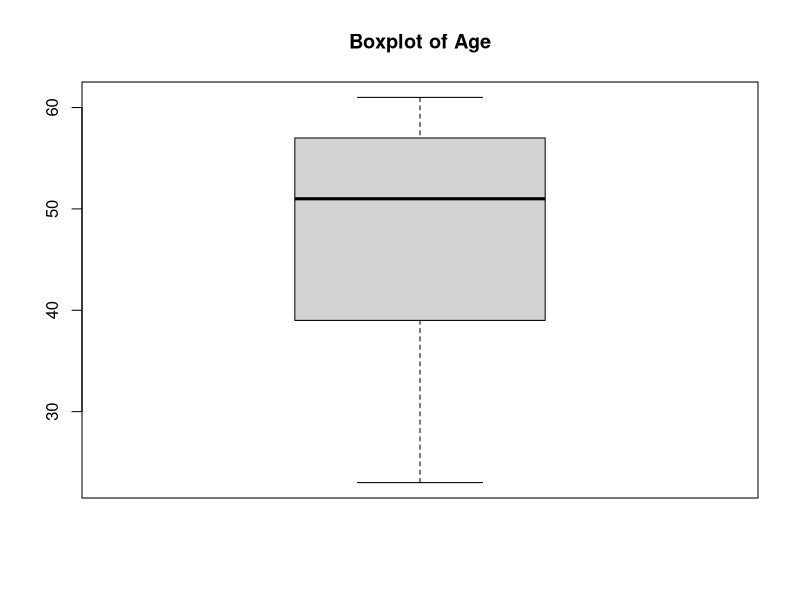
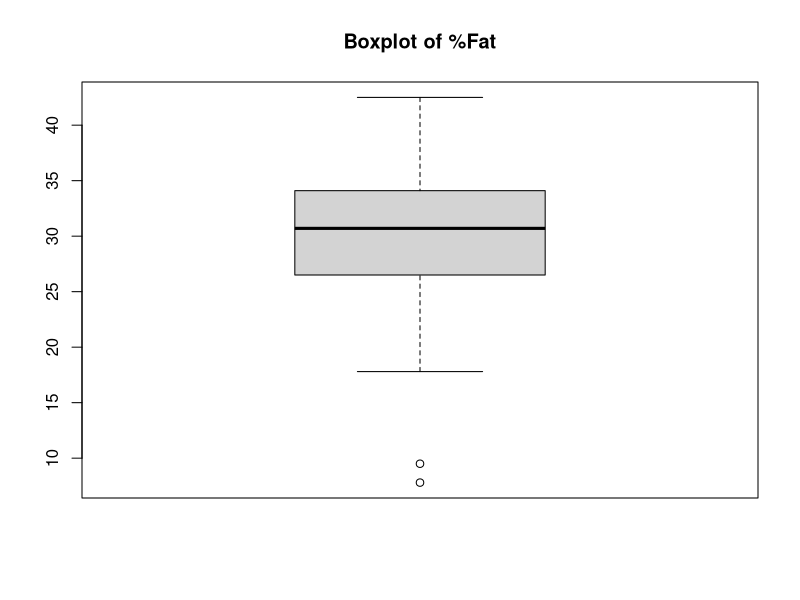
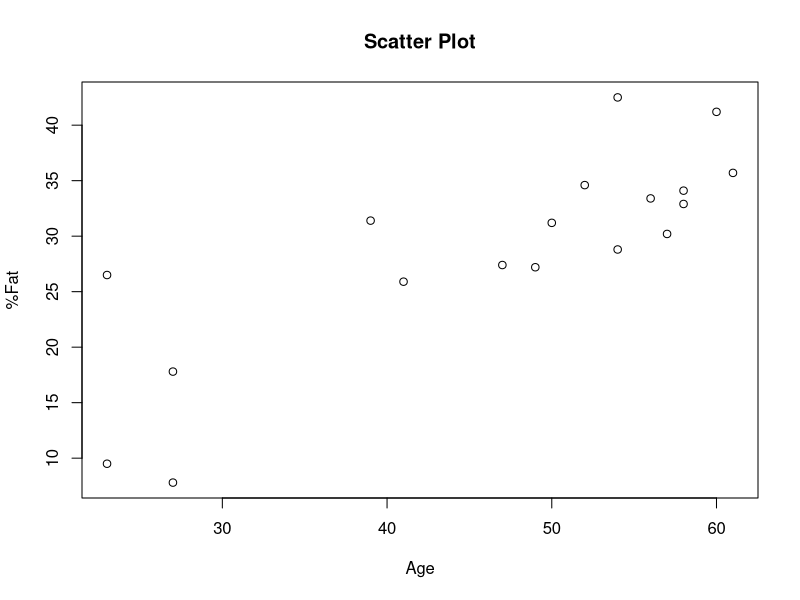
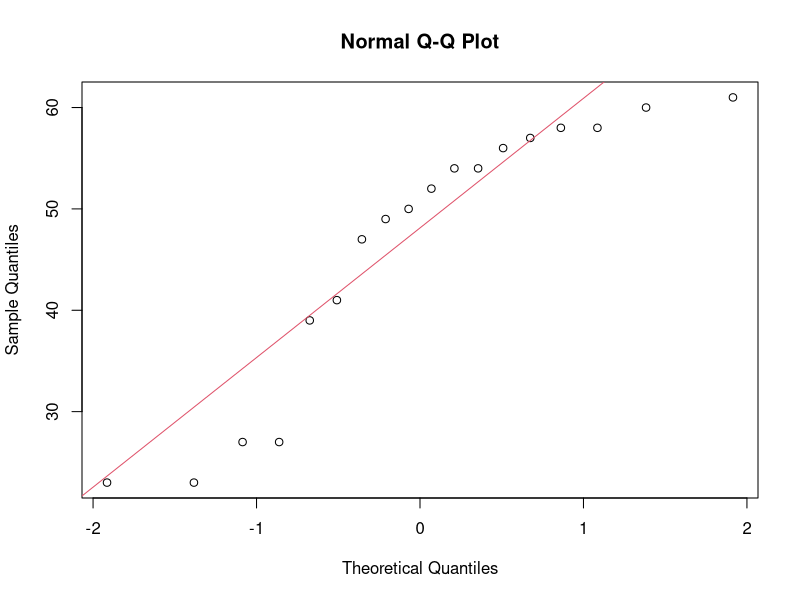
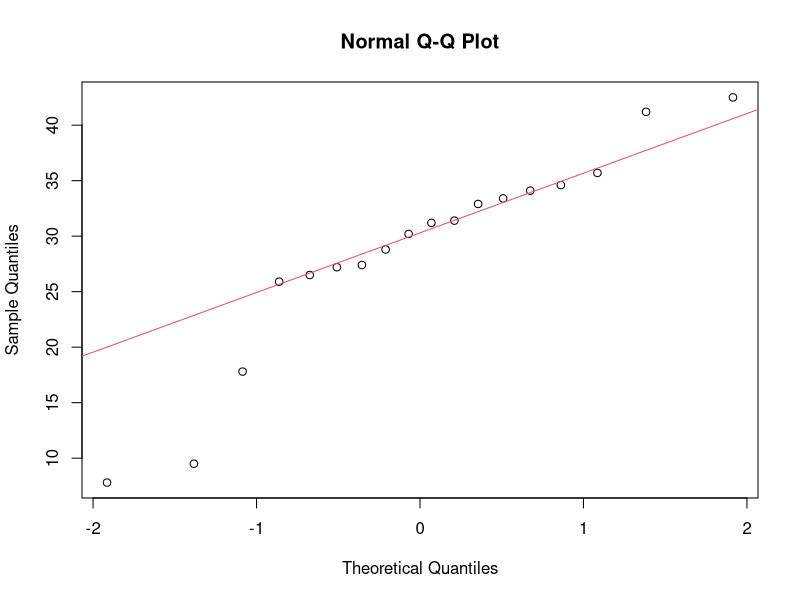

Recreate these plots in R, in order.
set.seed(123) 
age <- c(23,23,27,27,39,41,47,49,50,52,54,54,56,57,58,58,60,61)
percent_fat <- c(9.5,26.5,7.8,17.8,31.4,25.9,27.4,27.2,31.2,34.6,42.5,28.8,33.4,30.2,34.1,32.9,41.2,35.7)

# (a) Calculate mean, median, and standard deviation
mean_age <- mean(age)
median_age <- median(age)
sd_age <- sd(age)

mean_percent_fat <- mean(percent_fat)
median_percent_fat <- median(percent_fat)
sd_percent_fat <- sd(percent_fat)

cat("Age:\n")
cat("Mean:", mean_age, "\n")
cat("Median:", median_age, "\n")
cat("Standard Deviation:", sd_age, "\n\n")

cat("Percent Fat:\n")
cat("Mean:", mean_percent_fat, "\n")
cat("Median:", median_percent_fat, "\n")
cat("Standard Deviation:", sd_percent_fat, "\n\n")

# Create boxplot for age
boxplot(age, main="Boxplot of Age")
# Create boxplot for %fat
boxplot(percent_fat, main="Boxplot of %Fat")

# Create scatter plot
plot(age, percent_fat, main="Scatter Plot", xlab="Age", ylab="%Fat")

# Create Q-Q plot for age
qqnorm(age)
qqline(age, col = 2)

# Create Q-Q plot for %fat
qqnorm(percent_fat)
qqline(percent_fat, col = 2)
